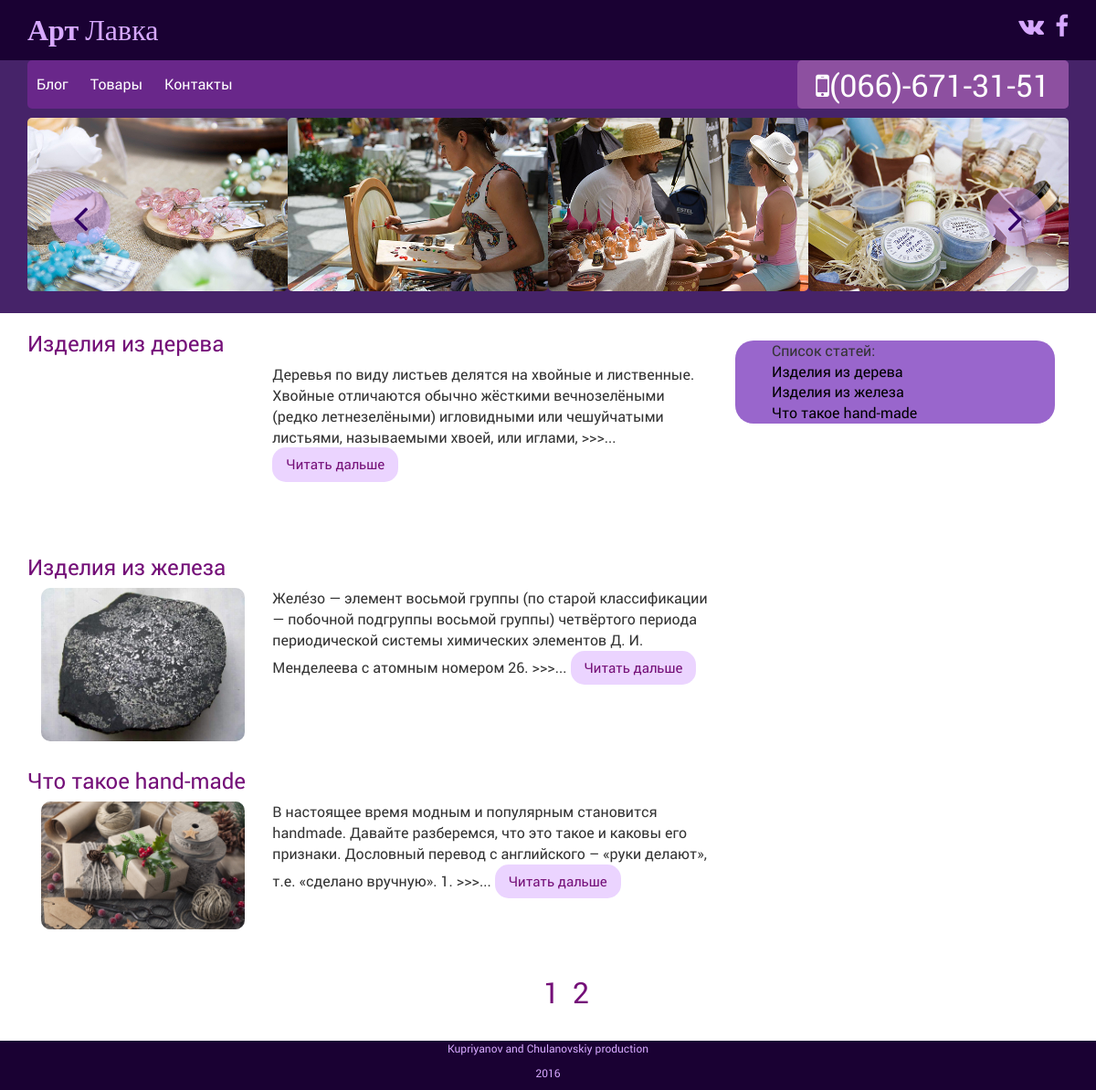
The page / on the database its author committed.
### wood/models.py (models this page shows, shortened)
class Article(models.Model):
    title = models.CharField(max_length=200)
    image = models.ImageField(upload_to='img/blog', default=None)
    text = models.TextField()
    def short_text(self):
        short = self.text[:TEXT_LEN_MIN].split(' ')[:-1]
        return ' '.join(short) + ' >>>'

### wood/views.py (the view)
# urls.py: url(r'^$', views.main, name='main'),
def main(request, page_number=1):
    articles = Article.objects.all()
    current_page = Paginator(articles, 3)
    context = {'articles': current_page.page(page_number), 'pages': current_page.page_range}
    return render(request, 'wood/main.html', context)

### wood/templates/wood/main.html (shortened to what this page needs)
{% extends 'wood/base.html' %}
{% block content %}
<div class="container">
    <div class="col-md-8">
        <div class="content_text">
            {% for article in articles %}
            <div class="blog_item">
                <div class="row">
                    <div class="col-md-14">
                        <h3><a href="{% url 'single_article' article.id %}">{{ article.title }}</a></h3>
                    </div>
                    <div class="col-md-4">
                        <img src="{{ article.image.url }}" alt="">
                    </div>
                    <div class="col-md-8">
                        <p>{{ article.short_text }}...
                            <button class="button">
                                <a href="{% url 'single_article' article.id %}">Читать дальше</a>
                            </button>
                        </p>
                    </div>
                </div>
            </div>
            {% endfor %}
    </div>
        </div>
    <div class="col-md-4">
                <aside class="right_side">
                    <ul>
                        <li>Список статей:</li>
                        {% for article in articles %}
                        <li><a href="{% url 'single_article' article.id %}">{{ article.title }}</a></li>
                        {% endfor %}
                    </ul>
                </aside>
            </div>
</div>
    <div class="pagination text-center">
        <ul>
            {% for page in pages %}
                <li><a href="/page/{{ page }}">{{ page }}</a></li>
            {% endfor %}
        </ul>
    </div>
{% endblock %}

### wood/static/wood/css/main.css (style rules this page uses)
body { font-family: "RobotoRegular", sans-serif; font-size: 16px; }
h2, h3 { color: #803acc; font-family: 'RobotoRegular', sans-serif; }
.button { background-color: rgba(215, 169, 255, 0.5); border: none; border-radius: 15px; padding: 8px 15px; margin-bottom: 40px; text-align: center; text-decoration: none; display: inline-block; font-size: 15px; }
.blog_item { margin-bottom:10px; }
.blog_item img { max-width:100%; border-radius: 10px; }
.blog_item h3 { font-family:"RobotoRegular", sans-serif; margin-bottom: 10px; }
a { color: rgb(116, 15, 120); }
.right_side { padding: 0 0 0 0; border-radius: 20px; background-color: #9966cc; margin-top: 30px; }
.right_side ul { list-style-type:none; }
.right_side a { color: #000000; display: block; transition: all .45s ; }
.text-center { text-align: center; }
.pagination { width: 100%; }
.pagination ul { list-style-type: none; }
.pagination ul li { font-size: 2em; display: inline-block; margin: 0 5px; }

### rows shown on the page
Article: title "Изделия из дерева", short_text "Деревья по виду листьев делятся на хвойные и лиственные. Хвойные отличаются обычно жёсткими вечнозелёными (редко летнезелёными) игловидными или чешуйчатыми листьями, называемыми хвоей, или иглами, >>>"
Article: title "Изделия из железа", image (picture), short_text "Желе́зо — элемент восьмой группы (по старой классификации — побочной подгруппы восьмой группы) четвёртого периода периодической системы химических элементов Д. И. Менделеева с атомным номером 26. >>>"
Article: title "Что такое hand-made", image (picture), short_text "В настоящее время модным и популярным становится handmade. Давайте разберемся, что это такое и каковы его признаки. Дословный перевод с английского – «руки делают», т.е. «сделано вручную». 1. >>>"

### other values the page prints
{{ page }} "1" "2"
